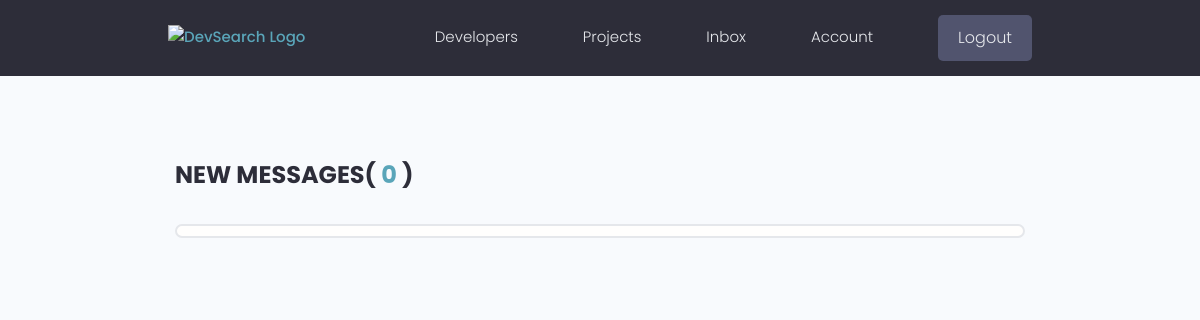
The app's page /inbox/ (signed in), older data.
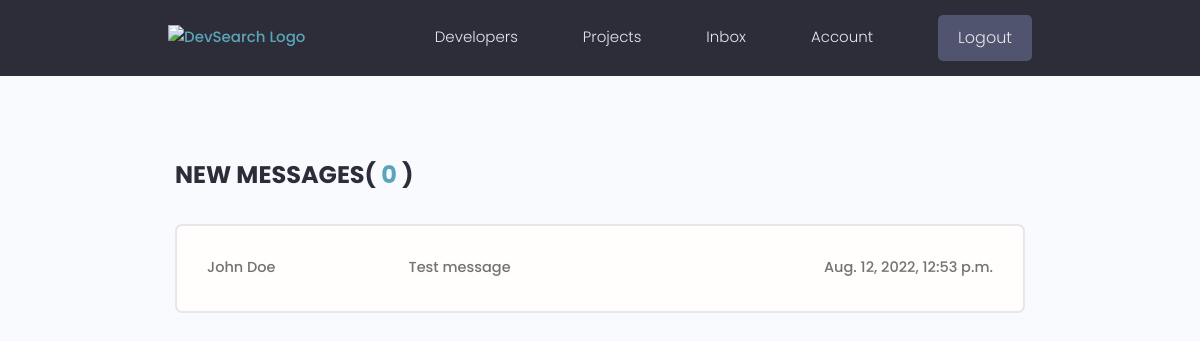
The same page, newer data.
### users/models.py (models this page shows, shortened)
class Message(models.Model):
    sender = models.ForeignKey(
        Profile, on_delete=models.SET_NULL, null=True, blank=True)
    recipient = models.ForeignKey(
        Profile, on_delete=models.SET_NULL, null=True, blank=True, related_name='messages')
    name = models.CharField(max_length=200, null=True, blank=True)
    email = models.EmailField(max_length=200, null=True, blank=True)
    subject = models.CharField(max_length=200, null=True, blank=True)
    body = models.TextField()
    is_read = models.BooleanField(default=False, null=True)
    created = models.DateTimeField(auto_now_add=True)
    id = models.UUIDField(default=uuid.uuid4, unique=True,
                          primary_key=True, editable=False)
    class Meta:
        ordering = ['is_read', '-created']

### users/views.py (the view)
# urls.py: path('inbox/', views.inbox, name='inbox'),
@login_required(login_url='login')
def inbox(request):
    profile = request.user.profile
    messageRequests = profile.messages.all()
    unreadCount = messageRequests.filter(is_read=False).count()
    context = {"messageRequests": messageRequests, "unreadCount": unreadCount}
    return render(request, 'users/inbox.html', context)

### users/templates/users/inbox.html
{% extends 'main.html' %}
{% block content %}
<main class="inbox my-xl">
	<div class="content-box">
		<h3 class="inbox__title">
			New Messages(
			<span>{{unreadCount}}</span>
			)
		</h3>
		<ul class="messages">
      {% for message in messageRequests %}
      {% if message.is_read == False %}
			<li class="message message--unread">
        {% else %}
        <li class="message">
        {% endif %}
				<a href="{% url 'message' message.id %}">
					<span class="message__author">{{message.name}}</span>
					<span class="message__subject">
						{{message.subject}}
					</span>
					<span class="message__date">{{message.created}}</span>
				</a>
			</li>
		{% endfor %}
		</ul>
	</div>
</main>
{% endblock content %}

### templates/main.html (shortened to what this page needs)
<!DOCTYPE html>
{% load static %}
<html>
  <head>
    <link rel="stylesheet" href="https://cdn.iconmonstr.com/1.3.0/css/iconmonstr-iconic-font.min.css" />
    <link rel="stylesheet" href="{% static 'uikit/styles/uikit.css' %}" />
    <link rel="stylesheet" href="{% static 'styles/app.css' %}" />
    </head>
  <body>
    {% include 'navbar.html' %}
     {% block content %}
      {% endblock content %}
  </body>
</html>

### templates/navbar.html (shortened to what this page needs)
{% load static %}
<header class="header">
	<div class="container container--narrow">
		<a href="{% url 'profiles' %}" class="header__logo">
			<img src="{% static 'images/logo.svg' %}" alt="DevSearch Logo" />
		</a>
		<nav class="header__nav">
			<ul class="header__menu">
				<li class="header__menuItem"><a href="">Developers</a></li>
				<li class="header__menuItem">
					<a href="{% url 'projects' %}">Projects</a>
				</li>
				{% if request.user.is_authenticated %}
				<li class="header__menuItem"><a href="{% url 'inbox' %}">Inbox</a></li>
				<li class="header__menuItem">
					<a href="{% url 'account' %}">Account</a>
				</li>
				<li class="header__menuItem">
					<a href="{% url 'logout' %}" class="btn btn--sub">Logout</a>
				</li>
				{% else %}
				<li class="header__menuItem">
					<a href="{% url 'login' %}" class="btn btn--sub">Login/Sign Up</a>
				</li>
				{% endif %}
			</ul>
		</nav>
	</div>
</header>

### static/styles/app.css (style rules this page uses)
:root { --color-sub: #2d2d39; }
.btn--sub { background-color: var(--color-sub-light); }
img { width: 100%; }
.content-box { width: 95%; max-width: 85rem; margin: 0 auto; }
.header { position: sticky; z-index: 111; background-color: var(--color-sub); padding: 1.5rem 0; }
.header>.container { display: flex; justify-content: space-between; align-items: center; }
.header__logo>img { height: 3.8rem; }
.header__nav>ul { display: inline-flex; align-items: center; list-style: none; gap: 6.5rem; }
.header__menuItem>a { color: var(--color-light); font-weight: 300; }
.inbox { height: 90vh; }
.inbox__title, .inbox__title span { font-size: 2.4rem; font-weight: 700; color: var(--color-sub); text-transform: uppercase; text-align: left; margin-bottom: 3rem; }
.inbox__title span { color: var(--color-main); }
.messages { list-style: none; background: var(--color-white); padding: 0.5rem 3rem; border: 2px solid var(--color-light); border-radius: 0.7rem; }
.message { padding: 2.5rem 0; }
.message>a span { font-size: 1.45rem; font-weight: 500; }
.message>a { display: flex; gap: 1rem; }
.message__author, .message__date { flex-basis: 25%; }
.message__subject { flex-basis: 50%; }
.message__date { text-align: right; }

### static/uikit/styles/modules/_variables.css (style rules this page uses)
:root { --color-main: #5aa5b9; --color-main-light: #e6faff; --color-sub: #3f4156; --color-sub-light: #51546e; --color-sub-lighter: #ededfd; --color-text: #737373; --color-gray: #8b8b8b; --color-light: #e5e7eb; --color-light-gray: #767676; --color-bg: #f8fafd; --color-white: #fffefd; --color-white-light: #f3f3f3; --color-success: #359e64; --color-success-bg: #def8e8; --color-error: #fc4b0b; --color-error-bg: #fff2ee; --font-base: 'Poppins', arial, helvetica, 'Segoe UI', roboto, ubuntu, sans-serif; --font-monospace: 'Fira Code', 'Courier New', courier, monospace; --font-regular: 300; --font-medium: 500; --font-bold: 700; --generic-shadow: 1px 1px 5px #00000010; --generic-transition: all 0.3s ease-in-out; }

### static/uikit/styles/modules/_base.css (style rules this page uses)
* { margin: 0; padding: 0; box-sizing: border-box; text-rendering: optimizeLegibility; color: inherit; font-size: inherit; }
html { font-size: 50%; }
@media only screen and (min-width: 480px) { html { font-size: 56.25%; } }
@media only screen and (min-width: 1200px) { html { font-size: 62.5%; } }
body { line-height: 1.6; font-weight: 400; font-size: 1.5rem; color: var(--color-text); background-color: var(--color-bg); min-height: 100vh; }

### static/uikit/styles/modules/_typography.css (style rules this page uses)
* { font-family: var(--font-base); }
h3 { font-size: 3.2rem; font-weight: var(--font-medium); }
p, span, strong { font-size: 1.6rem; color: var(--color-text); font-weight: var(--font-regular); }
a { padding-bottom: 2px; text-decoration: none; display: inline-block; color: var(--color-main); font-weight: var(--font-medium); }

### static/uikit/styles/modules/_utilities.css (style rules this page uses)
.container { width: 92%; max-width: 165rem; margin: 0 auto; box-sizing: border-box; }
.container--narrow { width: 92%; max-width: 120rem; }
@media screen and (min-width: 1000px) { .container { width: 90%; } }
@media screen and (min-width: 1000px) { .container--narrow { width: 85%; } }
@media screen and (min-width: 1200px) { .container { width: 80%; } }
@media screen and (min-width: 1200px) { .container--narrow { width: 72%; } }
.my-xl { margin: 8rem auto; }

### static/uikit/styles/modules/_button.css (style rules this page uses)
.btn { display: inline-block; position: relative; cursor: pointer; background-color: var(--color-light); font-weight: var(--font-medium); color: var(--color-sub); text-decoration: none; padding: 1rem 2rem; border-radius: 0.5rem; border: none; width: -webkit-fit-content; width: -moz-fit-content; width: fit-content; height: -webkit-fit-content; height: -moz-fit-content; height: fit-content; font-size: 1.6rem; outline-width: 0; outline-color: transparent; -webkit-backface-visibility: hidden; backface-visibility: hidden; transition: all 0.3s ease-in-out; }
.btn--sub { background-color: var(--color-sub); color: var(--color-white); }

Row changes from the older to the newer data that the page shows:
added Message: name "John Doe", subject "Test message", created "Aug. 12, 2022, 12:53 p.m."
